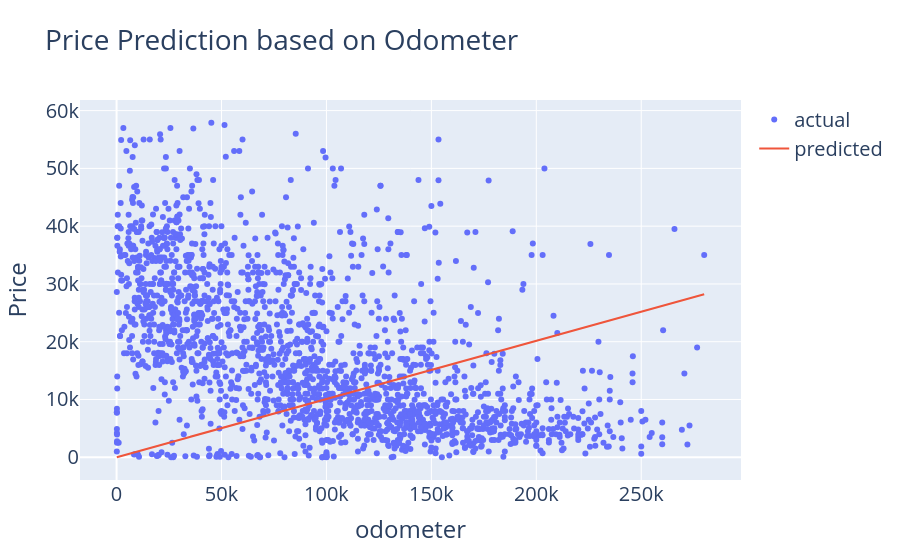

Here is the notebook cell this chart was saved with:
### Code cell
# PLot the prediction
import plotly.graph_objects as go
fig = go.Figure()
fig.add_trace(go.Scatter(x=vehicles3_sample['odometer'], y = vehicles3_sample['price'], 
                         mode = "markers", name = "actual"))
fig.add_trace(go.Scatter(x=vehicles3_sample['odometer'], y = vehicles3_sample['prediction'], 
                         mode = "lines", name = "predicted"))
fig.update_layout(font_size = 20)

fig.update_layout(
    title='Price Prediction based on Odometer',
    xaxis_title='odometer', 
    yaxis_title='Price', 
    )

### Figure 1 — Plotly figure (JSON) as saved in the notebook; plotly's stock layout.template omitted (floating-point values rounded to 4 significant figures; data arrays with more than 128 entries replaced by an {"elided": "..."} marker saying what was removed)
{"data": [{"mode": "markers", "name": "actual", "type": "scatter", "x": {"elided": "2000 int values"}, "y": {"elided": "2000 int values"}}, {"mode": "lines", "name": "predicted", "type": "scatter", "x": {"elided": "2000 int values"}, "y": {"elided": "2000 float values"}}], "layout": {"autosize": true, "font": {"size": 20}, "title": {"text": "Price Prediction based on Odometer"}, "xaxis": {"autorange": true, "range": [-18580.0, 298700.0], "title": {"text": "odometer"}, "type": "linear"}, "yaxis": {"autorange": true, "range": [-4777.0, 62680.0], "title": {"text": "Price"}, "type": "linear"}}}
